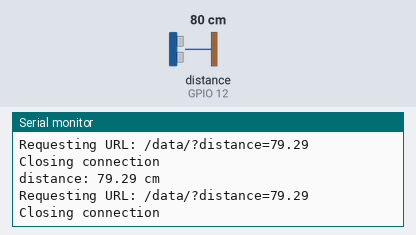
Simulated run of this sketch. Board: ESP8266 (NodeMCU). Shown: the last lines printed to the serial monitor. Wiring (inferred from the names in the program): ultrasonic range finder: trigger GPIO 14; echo GPIO 12. Inputs (shaded band) come from the test bench; at power-on: distance to the obstacle (sensor on GPIO 12) 80 cm. The echo pulse lasts 58.3 µs per cm; WiFi joins after 1.5 s; servers stay silent unless stated; uploads are accepted with an empty reply.

Above: at 2.7 s.
2.8 s: distance to the obstacle (sensor on GPIO 12) set to 2 cm
At 3.2 s:
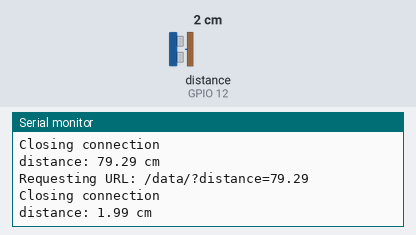
4.3 s: distance to the obstacle (sensor on GPIO 12) set to 4 cm
At 5.2 s:
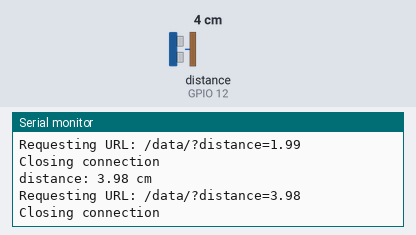
Timing chart, 0 to 7.3 s (numbered marks = the images above; inputs shaded):
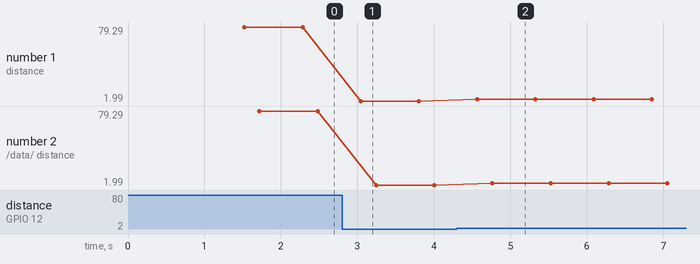

The sketch:

distance_sensor.ino
```cpp
#include <stdlib.h>
#include <ESP8266WiFi.h>

const int trigPin = 14;
const int echoPin = 12;

const char *ssid = "distanceOverWifi";
const char *password = "chocolat";

void setup() {
  Serial.begin(115200);
  Serial.println("Liaison série démarrée");
  delay(10);
  pinMode(trigPin, OUTPUT);
  pinMode(echoPin, INPUT);
  Serial.println();
  Serial.println();
  Serial.print("Connecting to ");
  Serial.println(ssid);
  WiFi.mode(WIFI_STA);
  WiFi.begin(ssid, password);

  while (WiFi.status() != WL_CONNECTED) {
    delay(500);
    Serial.print(".");
  }

  Serial.println();
  Serial.println("WiFi connected");
  Serial.print("IP address: ");
  Serial.println(WiFi.localIP());
  Serial.begin(115200);
}


void loop() {
  float vitesse_son_cm_us = 0.034;     //Le son parcours 0.034cm/us

  //Faire une impulsion de 10ms
  digitalWrite(trigPin, HIGH);  //Passe à l'état HAUT le pin 10
  delayMicroseconds(10);        //Temporisation
  digitalWrite(trigPin,LOW);    //État bas
  //Fin impulsion

  //Calcul du temps de l'impulsion au retour
  float temps_us = pulseIn(echoPin, HIGH);  //temps de l'impulsion haute sur le pin9
  float distance_cm = vitesse_son_cm_us * temps_us / 2; //distance parcourue par l'onde, divisée par 2 car l'objet se trouve à mi-distance
  char valeurEnvoi[5];
  dtostrf(distance_cm, 0, 2, valeurEnvoi);
  Serial.print("distance: ");
  Serial.print(distance_cm);
  Serial.println(" cm");

  WiFiClient client;
  const char * host = "192.168.4.1";
  const int httpPort = 80;

  if (!client.connect(host, httpPort)) {
    Serial.println("Connection failed");
    return;
  }

  String url = "/data/";
  url += "?distance=";
  url += valeurEnvoi;

  Serial.print("Requesting URL: ");
  Serial.println(url);

  client.print(String("GET ") + url + " HTTP/1.1\r\n" +
    "Host: " + host + "\r\n" + "Connection: close\r\n\r\n");
  unsigned long timeout = millis();
  while (client.available() == 0) {
    if(millis() - timeout > 5000) {
      Serial.println(">>> Client Timeout");
      client.stop();
      return;
    }
  }

  Serial.println();
  Serial.println("Closing connection");
  Serial.println();
  Serial.println();
  Serial.println();

  delay(500);
}
```

Measured:
- after the input at 2.8 s, the serial monitor: prints a new line after 0.25 s (image 1)
- after the input at 4.3 s, the serial monitor: prints a new line after 0.27 s (image 2)
- plotted number 1: 79.29 → 1.99 after the input at 2.8 s, 1.99 → 3.98 after the input at 4.3 s
- plotted number 2: 79.29 → 1.99 after the input at 2.8 s, 1.99 → 3.98 after the input at 4.3 s
